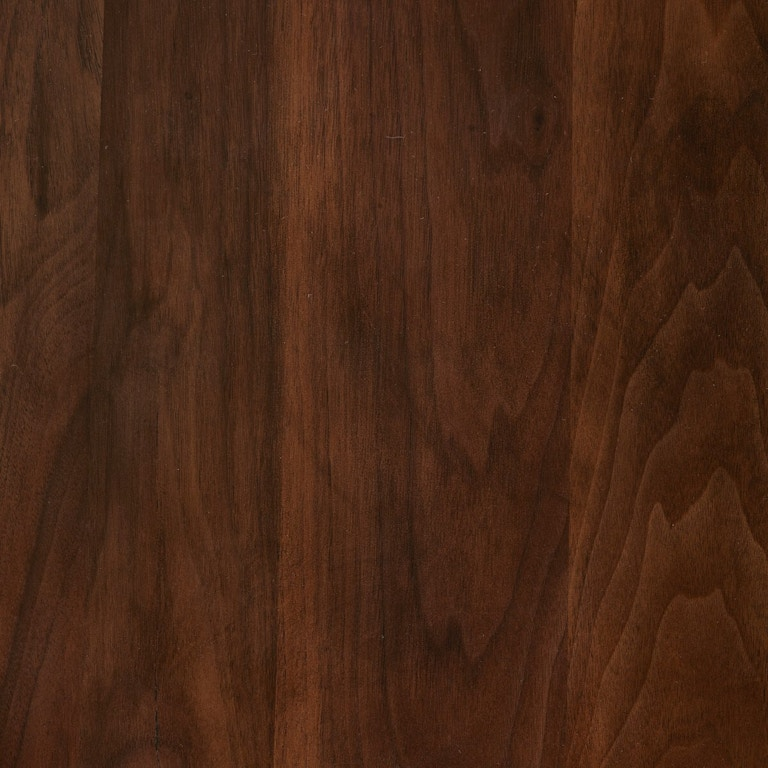
#> input picture tools/source_table/walnut.jpg, 768 x 768 px
$ python make_poker_table.py out.png
#> lines starting #> are read from the running program, lines starting #| are printed output that depends on the picture
### tools/dds.py
#!/usr/bin/env python3
"""Writes DDS textures with a full mip chain (Pillow writes only the top level).

    save_dds(image, path, fmt)   fmt: "DXT1" (BC1), "DXT5" (BC3) or "BC5" (two channels, for normal maps)
"""
import io
import struct

from PIL import Image


def _encode(level: Image.Image, fmt: str) -> tuple[bytes, bytes]:
    buf = io.BytesIO()
    level.save(buf, format="DDS", pixel_format=fmt)
    data = buf.getvalue()
    header_len = 128
    if data[84:88] == b"DX10":
        header_len += 20
    return data[:header_len], data[header_len:]


def save_dds(image: Image.Image, path: str, fmt: str = "DXT1") -> None:
    mode = "RGBA" if fmt == "DXT5" else "RGB"
    image = image.convert(mode)
    levels = [image]
    w, h = image.size
    while w > 1 or h > 1:
        w, h = max(1, w // 2), max(1, h // 2)
        levels.append(levels[-1].resize((w, h), Image.LANCZOS))
    header = None
    body = b""
    for lv in levels:
        hdr, data = _encode(lv, fmt)
        header = header or bytearray(hdr)
        body += data
    # flags |= DDSD_MIPMAPCOUNT; mip count; caps |= COMPLEX | MIPMAP
    flags, = struct.unpack_from("<I", header, 8)
    struct.pack_into("<I", header, 8, flags | 0x20000)
    struct.pack_into("<I", header, 28, len(levels))
    caps, = struct.unpack_from("<I", header, 108)
    struct.pack_into("<I", header, 108, caps | 0x8 | 0x400000 | 0x1000)
    with open(path, "wb") as f:
        f.write(bytes(header) + body)

### tools/make_poker_table.py
#!/usr/bin/env python3
"""Writes the poker table's own wood and padded rail (Data/Textures/WastelandWagers/pokerwood_*.dds, pokerrail_*.dds),
1024 each and tiling, for build_poker_table.py's shapes (box-mapped: a tile every WOOD_TILE / RAIL_TILE units). The
model's one atlas squeezed the wood into a thin strip that the whole race-track and pedestal stretched over, so it
was a blur; these repeat at a sharp scale instead.

    python tools/make_poker_table.py <out Data folder> [--preview]

- pokerwood: walnut (source_table/walnut.jpg, the user's), its grain along u, a clear lacquer (glossy spec)
- pokerrail: black padded leather: a fine pebble grain, soft sheen
"""

import os
import sys

import numpy as np
from PIL import Image

sys.path.insert(0, os.path.dirname(__file__))
from dds import save_dds  # noqa: E402

N = 1024
WOOD_TILE = 48.0   # units a tile (build_poker_table.py's)
RAIL_TILE = 24.0


def periodic(shape, sigma, seed):
    """smooth noise that tiles: white noise blurred in frequency space (wraps at the edges), about -1..1"""
    rng = np.random.default_rng(seed)
    a = rng.normal(0, 1, shape)
    fy = np.fft.fftfreq(shape[0])[:, None]
    fx = np.fft.fftfreq(shape[1])[None, :]
    sy, sx = (sigma, sigma) if np.isscalar(sigma) else sigma
    g = np.exp(-2 * (np.pi ** 2) * ((fy * sy) ** 2 + (fx * sx) ** 2))
    out = np.real(np.fft.ifft2(np.fft.fft2(a) * g))
    return (out / (out.std() + 1e-9) / 2.5).astype(np.float32)


def normal_from(h, strength):
    gx = (np.roll(h, -1, 1) - np.roll(h, 1, 1)) * strength
    gy = (np.roll(h, -1, 0) - np.roll(h, 1, 0)) * strength
    nz = np.ones_like(h)
    ln = np.sqrt(gx * gx + gy * gy + nz * nz)
    rgb = np.stack([-gx / ln, gy / ln, nz / ln], -1) * 127.5 + 127.5
    return Image.fromarray(rgb.clip(0, 255).astype(np.uint8), "RGB")


def wood():
    """the user's walnut (source_table/walnut.jpg), turned so the grain runs along u, made to tile (blended with a
    copy of itself moved half a tile, so each edge meets its own other edge), 1024"""
    src = Image.open(os.path.join(os.path.dirname(__file__), "source_table", "walnut.jpg")).convert("RGB")
#> src is the input picture: PIL image 768x768 RGB; mean R, G, B 72.4, 39.9, 22.4
    src = src.rotate(90, expand=True).resize((N, N), Image.LANCZOS)
#> src: PIL image 1024x1024 RGB
    a = np.array(src, np.float32)
    t = np.arange(N, dtype=np.float32) / N
    # made to tile one way and then the other: blended with a copy moved half a tile, the copy (seamless at the edges)
    # at the edges, the original (its own seam now in the copy's middle) everywhere else
    w = np.clip((np.minimum(t, 1 - t) * 2 - 0.25) / 0.5, 0, 1)
    w = w * w * (3 - 2 * w)
    a = a * w[None, :, None] + np.roll(a, N // 2, 1) * (1 - w[None, :, None])
    col = a * w[:, None, None] + np.roll(a, N // 2, 0) * (1 - w[:, None, None])
    d = Image.fromarray(col.clip(0, 255).astype(np.uint8), "RGB")
    lum = col.mean(-1) / 255.0
    blur = np.array(Image.fromarray((lum * 255).astype(np.uint8)).filter(__import__("PIL.ImageFilter", fromlist=["x"]).GaussianBlur(6)), np.float32) / 255
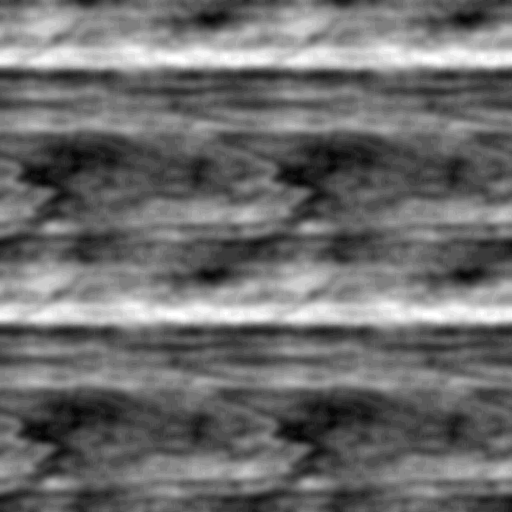
#> blur: shape (1024, 1024) float32 (shown at 1/2 size); min 0.137, max 0.239, mean 0.181; drawn with min black and max white
    h = lum - blur                                   # the fine grain, as height
    n = normal_from(h, 6.0)
    spec = np.clip(0.5 + 0.6 * h, 0, 1)              # lacquered
    gloss = np.full_like(spec, 0.68)
    s = Image.fromarray((np.stack([spec, gloss, np.zeros_like(spec)], -1) * 255).astype(np.uint8), "RGB")
    return d, n, s


def leather():
    # pebble grain: cells (from blurred noise thresholds) raised a little, fine creases between
    cells = periodic((N, N), 3.0, 11)
#> in periodic, `a = rng.normal(0, 1, shape)`:
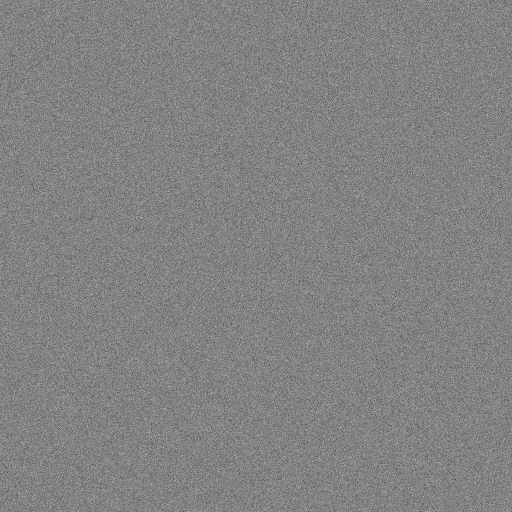
#> a: shape (1024, 1024) float64 (shown at 1/2 size); min -5.18, max 4.95, mean 0.000475; drawn with min black and max white
#> in periodic, `fy = np.fft.fftfreq(shape[0])[:, None]`: fy = 1024 values, max 0.499 at index 511, min -0.5 at index 512, mean -0.000488
#> in periodic, `g = np.exp(-2 * (np.pi ** 2) * ((fy * sy) ** 2 + (fx * sx) ** 2))`:
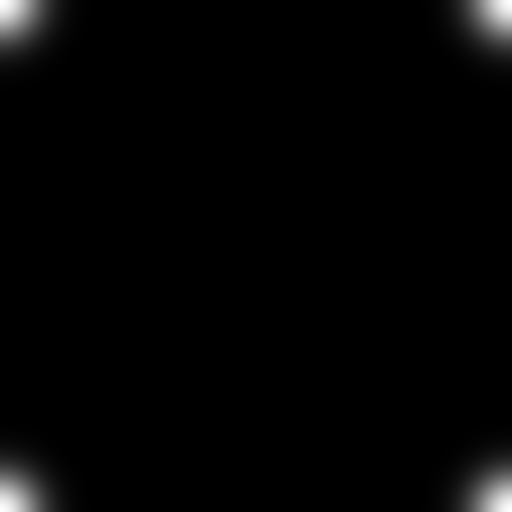
#> g: shape (1024, 1024) float64 (shown at 1/2 size); min 2.65e-39, max 1, mean 0.0177
    creases = np.abs(periodic((N, N), 1.4, 12))
    broad = periodic((N, N), N / 8, 13)
    h = 0.8 * cells - 0.9 * np.exp(-creases / 0.08) + 0.3 * broad
    base = np.array((30, 27, 28), np.float32)
    tone = 1.0 + 0.22 * cells + 0.12 * broad - 0.3 * np.exp(-creases / 0.08)
    d = Image.fromarray((base * tone[..., None]).clip(0, 255).astype(np.uint8), "RGB")
    n = normal_from(h, 1.6)
#> call 2 of normal_from, with strength = 1.6
#> in normal_from (call 2), `ln = np.sqrt(gx * gx + gy * gy + nz * nz)`:
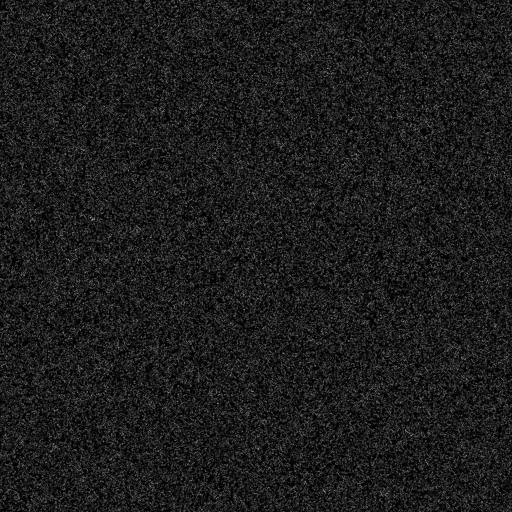
#> ln: shape (1024, 1024) float32 (shown at 1/2 size); min 1, max 2.9, mean 1.21; drawn with min black and max white
#> in normal_from (call 2), `rgb = np.stack([-gx / ln, gy / ln, nz / ln], -1) * 127.5 + 127.5`:
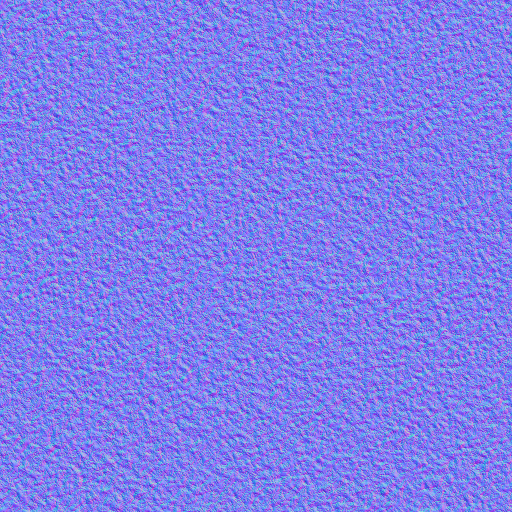
#> rgb: shape (1024, 1024, 3) float32 (shown at 1/2 size); mean of channels 0, 1, 2 127.5, 127.5, 236.3; drawn as R, G, B
    spec = np.clip(0.35 + 0.1 * cells - 0.15 * np.exp(-creases / 0.08), 0, 1)
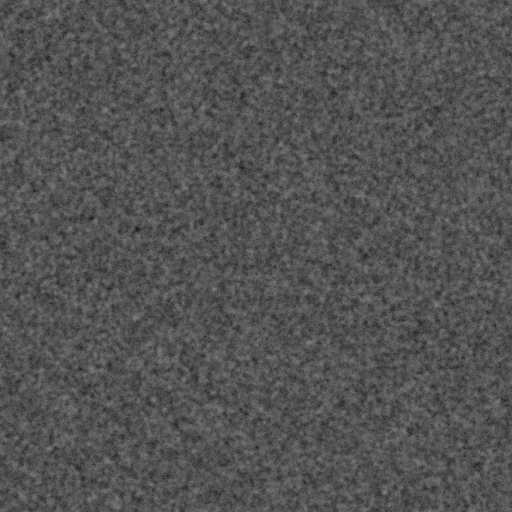
#> spec: shape (1024, 1024) float32 (shown at 1/2 size); min 0.0359, max 0.515, mean 0.327
    gloss = np.clip(0.5 + 0.08 * cells, 0, 1)
    s = Image.fromarray((np.stack([spec, gloss, np.zeros_like(spec)], -1) * 255).astype(np.uint8), "RGB")
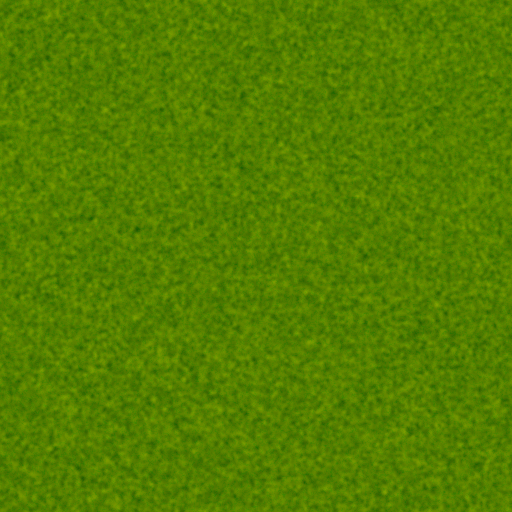
#> s: PIL image 1024x1024 RGB (shown at 1/2 size); mean R, G, B 82.9, 127, 0
    return d, n, s


def main() -> int:
    out = os.path.join(sys.argv[1], "Textures", "WastelandWagers")
    os.makedirs(out, exist_ok=True)
    for name, (d, n, s) in (("pokerwood", wood()), ("pokerrail", leather())):
        save_dds(d, os.path.join(out, f"{name}_d.dds"), "BC7")
#> in save_dds, `mode = "RGBA" if fmt == "DXT5" else "RGB"`: mode = 'RGB'
#> after the loop in save_dds, `while w > 1 or h > 1:`: levels = 11 items
#> the loop in save_dds, `for lv in levels:` made 1 pass
        save_dds(n, os.path.join(out, f"{name}_n.dds"), "BC7")
        save_dds(s, os.path.join(out, f"{name}_s.dds"), "DXT1")
        if "--preview" in sys.argv:
            # 2 x 2 tiles: the seams show if they don't repeat
            t = Image.new("RGB", (2 * N, 2 * N))
            for i in range(2):
                for j in range(2):
                    t.paste(d, (i * N, j * N))
            t.resize((N, N)).save(os.path.join(out, f"{name}_preview.png"))
        print(name, d.size)
    return 0


if __name__ == "__main__":
#> (the run stopped early here; a loop or call above may not have finished)
